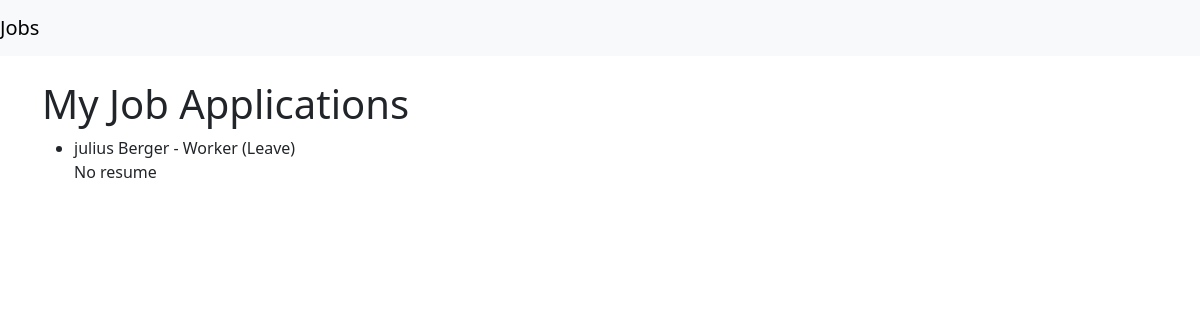
Page /jobs/ (signed in) on the earlier database version.
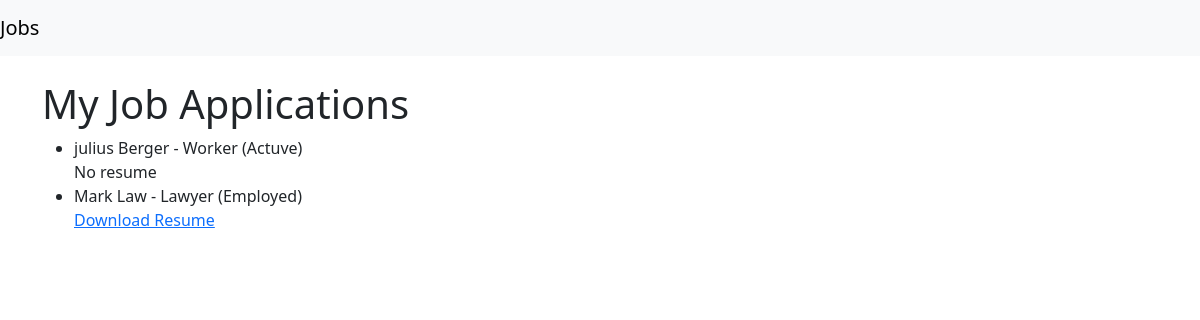
Same page on the later database version.
### applications/models.py (models this page shows, shortened)
class JobApplication(models.Model):
    user = models.ForeignKey(User, on_delete=models.CASCADE)
    company = models.CharField(max_length=200)
    role = models.CharField(max_length=200)
    status = models.CharField(max_length=50)
    resume = models.FileField(upload_to='resumes/', blank=True, null=True)
    applied_date = models.DateField(auto_now_add=True)

### applications/views.py (the view)
# urls.py: path('jobs/', views.job_list, name='job_list'),
@login_required
def job_list(request):
    jobs = JobApplication.objects.all()  # get all jobs from the database
    return render(request, 'applications/job_list.html', {'jobs': jobs})

### applications/templates/applications/job_list.html (shortened to what this page needs)
{% extends "applications/base.html" %}
{% block content %}
<h1>My Job Applications</h1>
<ul>
    {% for job in jobs %}
        <li>{{ job.company }} - {{ job.role }} ({{ job.status }}) </li>
        {% if job.resume %}
    <a href="{{ job.resume.url }}">Download Resume</a>
{% else %}
    No resume
{% endif %}
    {% empty %}
        <li>No job applications yet.</li>
    {% endfor %}
</ul>
{% endblock %}

### applications/templates/applications/base.html (shortened to what this page needs)
<!DOCTYPE html>
<html lang="en">
<head>
    <link href="https://cdn.jsdelivr.net/npm/bootstrap@5.3.0/dist/css/bootstrap.min.css" rel="stylesheet">
</head>
<body>
<nav class="navbar navbar-expand-lg navbar-light bg-light">
  <a class="navbar-brand" href="{% url 'job_list' %}">Jobs</a>
</nav>
<div class="container mt-4">
    {% block content %}{% endblock %}
</div>
</body>
</html>

Differences in the rows shown:
changed JobApplication "julius Berger": status "Leave" → "Actuve"
added JobApplication: company "Mark Law", role "Lawyer", status "Employed"
